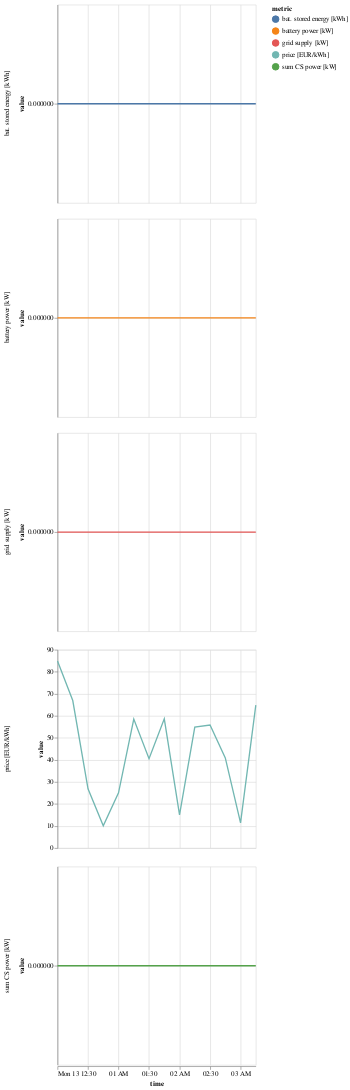

The code cell stored with this chart in its notebook:
### Code cell
import pandas as pd
import altair as alt

# Simulating res.timeseries DataFrame with correct format
data = {
    'time': pd.date_range(start='2024-05-13 00:00:00', periods=14, freq='15T'),
    'grid supply [kW]': [-0.0, -0.0, -0.0, -0.0, -0.0, -0.0, -0.0, -0.0, -0.0, -0.0, -0.0, -0.0, -0.0, -0.0],
    'battery power [kW]': [0.0, 0.0, 0.0, 0.0, 0.0, 0.0, 0.0, 0.0, 0.0, 0.0, 0.0, 0.0, 0.0, 0.0],
    'bat. stored energy [kWh]': [0.0, 0.0, 0.0, 0.0, 0.0, 0.0, 0.0, 0.0, 0.0, 0.0, 0.0, 0.0, 0.0, 0.0],
    'sum CS power [kW]': [0, 0, 0, 0, 0, 0, 0, 0, 0, 0, 0, 0, 0, 0],
    'price [EUR/kWh]': [84.9, 66.95, 26.89, 10.1, 25.1, 58.58, 40.53, 58.66, 15.09, 54.94, 55.83, 40.93, 11.41, 64.91]
}

# Create the DataFrame
res = pd.DataFrame(data)

# Ensure time column is in datetime format
res['time'] = pd.to_datetime(res['time'])

# List of metrics to plot
metrics = ['grid supply [kW]', 'battery power [kW]', 'bat. stored energy [kWh]', 'sum CS power [kW]', 'price [EUR/kWh]']

# Melt the DataFrame for easier plotting with Altair
melted_data = res.melt(id_vars=['time'], value_vars=metrics, var_name='metric', value_name='value')

# Create a selection that will be shared across the views
nearest = alt.selection(type='single', nearest=True, on='mouseover', fields=['time'], empty='none')

# Define a base chart
base = alt.Chart(melted_data).encode(
    x='time:T'
)

# Create a line chart
lines = base.mark_line().encode(
    y='value:Q',
    color='metric:N'
)

# Transparent selectors across the chart. This is what tells us the x-value of the cursor
selectors = base.mark_point().encode(
    opacity=alt.value(0),
).add_selection(
    nearest
)

# Draw points on the line, and highlight based on selection
points = lines.mark_point().encode(
    opacity=alt.condition(nearest, alt.value(1), alt.value(0))
)

# Draw text labels near the points, and highlight based on selection
text = lines.mark_text(align='left', dx=5, dy=-5).encode(
    text=alt.condition(nearest, 'value:Q', alt.value(' '))
)

# Draw a rule at the location of the selection
rules = base.mark_rule(color='gray').encode(
    opacity=alt.condition(nearest, alt.value(0.8), alt.value(0)),
    size=alt.value(2)
)

# Put the five layers into a chart and bind the data
layered_chart = alt.layer(
    lines, selectors, points, rules, text
).facet(
    row=alt.Row('metric:N', title=None, header=alt.Header(labels=True))
).properties(
    # width=800,
    # height=100
).resolve_scale(
    y='independent'
)

# Display the final chart in Streamlit
st.title("Energy Metrics Visualization")

layered_chart

### Figure 1 — Vega-Lite specification as saved in the notebook (floating-point values rounded to 4 significant figures)
{"config": {"view": {"continuousWidth": 300, "continuousHeight": 300}}, "data": {"name": "data-5ea5b342844d22110ae40474f4cecd15"}, "facet": {"row": {"field": "metric", "header": {"labels": true}, "title": null, "type": "nominal"}}, "spec": {"layer": [{"mark": {"type": "line"}, "encoding": {"color": {"field": "metric", "type": "nominal"}, "x": {"field": "time", "type": "temporal"}, "y": {"field": "value", "type": "quantitative"}}}, {"mark": {"type": "point"}, "encoding": {"opacity": {"value": 0}, "x": {"field": "time", "type": "temporal"}}, "name": "view_3"}, {"mark": {"type": "point"}, "encoding": {"color": {"field": "metric", "type": "nominal"}, "opacity": {"condition": {"param": "param_3", "value": 1, "empty": false}, "value": 0}, "x": {"field": "time", "type": "temporal"}, "y": {"field": "value", "type": "quantitative"}}}, {"mark": {"type": "rule", "color": "gray"}, "encoding": {"opacity": {"condition": {"param": "param_3", "value": 0.8, "empty": false}, "value": 0}, "size": {"value": 2}, "x": {"field": "time", "type": "temporal"}}}, {"mark": {"type": "text", "align": "left", "dx": 5, "dy": -5}, "encoding": {"color": {"field": "metric", "type": "nominal"}, "text": {"condition": {"param": "param_3", "empty": false, "field": "value", "type": "quantitative"}, "value": " "}, "x": {"field": "time", "type": "temporal"}, "y": {"field": "value", "type": "quantitative"}}}]}, "params": [{"name": "param_3", "select": {"type": "point", "fields": ["time"], "nearest": true, "on": "mouseover"}, "views": ["view_3"]}], "resolve": {"scale": {"y": "independent"}}, "$schema": "https://vega.github.io/schema/vega-lite/v5.17.0.json", "datasets": {"data-5ea5b342844d22110ae40474f4cecd15": [{"time": "2024-05-13T00:00:00", "metric": "grid supply [kW]", "value": -0.0}, {"time": "2024-05-13T00:15:00", "metric": "grid supply [kW]", "value": -0.0}, {"time": "2024-05-13T00:30:00", "metric": "grid supply [kW]", "value": -0.0}, {"time": "2024-05-13T00:45:00", "metric": "grid supply [kW]", "value": -0.0}, {"time": "2024-05-13T01:00:00", "metric": "grid supply [kW]", "value": -0.0}, {"time": "2024-05-13T01:15:00", "metric": "grid supply [kW]", "value": -0.0}, {"time": "2024-05-13T01:30:00", "metric": "grid supply [kW]", "value": -0.0}, {"time": "2024-05-13T01:45:00", "metric": "grid supply [kW]", "value": -0.0}, {"time": "2024-05-13T02:00:00", "metric": "grid supply [kW]", "value": -0.0}, {"time": "2024-05-13T02:15:00", "metric": "grid supply [kW]", "value": -0.0}, {"time": "2024-05-13T02:30:00", "metric": "grid supply [kW]", "value": -0.0}, {"time": "2024-05-13T02:45:00", "metric": "grid supply [kW]", "value": -0.0}, {"time": "2024-05-13T03:00:00", "metric": "grid supply [kW]", "value": -0.0}, {"time": "2024-05-13T03:15:00", "metric": "grid supply [kW]", "value": -0.0}, {"time": "2024-05-13T00:00:00", "metric": "battery power [kW]", "value": 0.0}, {"time": "2024-05-13T00:15:00", "metric": "battery power [kW]", "value": 0.0}, {"time": "2024-05-13T00:30:00", "metric": "battery power [kW]", "value": 0.0}, {"time": "2024-05-13T00:45:00", "metric": "battery power [kW]", "value": 0.0}, {"time": "2024-05-13T01:00:00", "metric": "battery power [kW]", "value": 0.0}, {"time": "2024-05-13T01:15:00", "metric": "battery power [kW]", "value": 0.0}, {"time": "2024-05-13T01:30:00", "metric": "battery power [kW]", "value": 0.0}, {"time": "2024-05-13T01:45:00", "metric": "battery power [kW]", "value": 0.0}, {"time": "2024-05-13T02:00:00", "metric": "battery power [kW]", "value": 0.0}, {"time": "2024-05-13T02:15:00", "metric": "battery power [kW]", "value": 0.0}, {"time": "2024-05-13T02:30:00", "metric": "battery power [kW]", "value": 0.0}, {"time": "2024-05-13T02:45:00", "metric": "battery power [kW]", "value": 0.0}, {"time": "2024-05-13T03:00:00", "metric": "battery power [kW]", "value": 0.0}, {"time": "2024-05-13T03:15:00", "metric": "battery power [kW]", "value": 0.0}, {"time": "2024-05-13T00:00:00", "metric": "bat. stored energy [kWh]", "value": 0.0}, {"time": "2024-05-13T00:15:00", "metric": "bat. stored energy [kWh]", "value": 0.0}, {"time": "2024-05-13T00:30:00", "metric": "bat. stored energy [kWh]", "value": 0.0}, {"time": "2024-05-13T00:45:00", "metric": "bat. stored energy [kWh]", "value": 0.0}, {"time": "2024-05-13T01:00:00", "metric": "bat. stored energy [kWh]", "value": 0.0}, {"time": "2024-05-13T01:15:00", "metric": "bat. stored energy [kWh]", "value": 0.0}, {"time": "2024-05-13T01:30:00", "metric": "bat. stored energy [kWh]", "value": 0.0}, {"time": "2024-05-13T01:45:00", "metric": "bat. stored energy [kWh]", "value": 0.0}, {"time": "2024-05-13T02:00:00", "metric": "bat. stored energy [kWh]", "value": 0.0}, {"time": "2024-05-13T02:15:00", "metric": "bat. stored energy [kWh]", "value": 0.0}, {"time": "2024-05-13T02:30:00", "metric": "bat. stored energy [kWh]", "value": 0.0}, {"time": "2024-05-13T02:45:00", "metric": "bat. stored energy [kWh]", "value": 0.0}, {"time": "2024-05-13T03:00:00", "metric": "bat. stored energy [kWh]", "value": 0.0}, {"time": "2024-05-13T03:15:00", "metric": "bat. stored energy [kWh]", "value": 0.0}, {"time": "2024-05-13T00:00:00", "metric": "sum CS power [kW]", "value": 0.0}, {"time": "2024-05-13T00:15:00", "metric": "sum CS power [kW]", "value": 0.0}, {"time": "2024-05-13T00:30:00", "metric": "sum CS power [kW]", "value": 0.0}, {"time": "2024-05-13T00:45:00", "metric": "sum CS power [kW]", "value": 0.0}, {"time": "2024-05-13T01:00:00", "metric": "sum CS power [kW]", "value": 0.0}, {"time": "2024-05-13T01:15:00", "metric": "sum CS power [kW]", "value": 0.0}, {"time": "2024-05-13T01:30:00", "metric": "sum CS power [kW]", "value": 0.0}, {"time": "2024-05-13T01:45:00", "metric": "sum CS power [kW]", "value": 0.0}, {"time": "2024-05-13T02:00:00", "metric": "sum CS power [kW]", "value": 0.0}, {"time": "2024-05-13T02:15:00", "metric": "sum CS power [kW]", "value": 0.0}, {"time": "2024-05-13T02:30:00", "metric": "sum CS power [kW]", "value": 0.0}, {"time": "2024-05-13T02:45:00", "metric": "sum CS power [kW]", "value": 0.0}, {"time": "2024-05-13T03:00:00", "metric": "sum CS power [kW]", "value": 0.0}, {"time": "2024-05-13T03:15:00", "metric": "sum CS power [kW]", "value": 0.0}, {"time": "2024-05-13T00:00:00", "metric": "price [EUR/kWh]", "value": 84.9}, {"time": "2024-05-13T00:15:00", "metric": "price [EUR/kWh]", "value": 66.95}, {"time": "2024-05-13T00:30:00", "metric": "price [EUR/kWh]", "value": 26.89}, {"time": "2024-05-13T00:45:00", "metric": "price [EUR/kWh]", "value": 10.1}, {"time": "2024-05-13T01:00:00", "metric": "price [EUR/kWh]", "value": 25.1}, {"time": "2024-05-13T01:15:00", "metric": "price [EUR/kWh]", "value": 58.58}, {"time": "2024-05-13T01:30:00", "metric": "price [EUR/kWh]", "value": 40.53}, {"time": "2024-05-13T01:45:00", "metric": "price [EUR/kWh]", "value": 58.66}, {"time": "2024-05-13T02:00:00", "metric": "price [EUR/kWh]", "value": 15.09}, {"time": "2024-05-13T02:15:00", "metric": "price [EUR/kWh]", "value": 54.94}, {"time": "2024-05-13T02:30:00", "metric": "price [EUR/kWh]", "value": 55.83}, {"time": "2024-05-13T02:45:00", "metric": "price [EUR/kWh]", "value": 40.93}, {"time": "2024-05-13T03:00:00", "metric": "price [EUR/kWh]", "value": 11.41}, {"time": "2024-05-13T03:15:00", "metric": "price [EUR/kWh]", "value": 64.91}]}}
